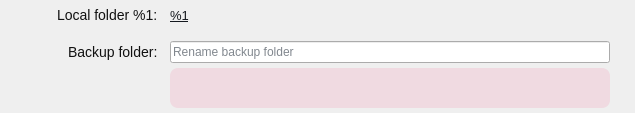
<?xml version="1.0" encoding="UTF-8"?>
<ui version="4.0">
 <class>BackupRenameWidget</class>
 <widget class="QFrame" name="BackupRenameWidget">
  <property name="geometry">
   <rect>
    <x>0</x>
    <y>0</y>
    <width>635</width>
    <height>113</height>
   </rect>
  </property>
  <property name="sizePolicy">
   <sizepolicy hsizetype="Preferred" vsizetype="Preferred">
    <horstretch>0</horstretch>
    <verstretch>0</verstretch>
   </sizepolicy>
  </property>
  <property name="toolTipDuration">
   <number>-2</number>
  </property>
  <property name="styleSheet">
   <string notr="true">QLabel
{
font-family: 'SF Pro';
}</string>
  </property>
  <layout class="QGridLayout" name="gridLayout">
   <property name="leftMargin">
    <number>57</number>
   </property>
   <property name="topMargin">
    <number>5</number>
   </property>
   <property name="rightMargin">
    <number>25</number>
   </property>
   <property name="bottomMargin">
    <number>5</number>
   </property>
   <property name="horizontalSpacing">
    <number>12</number>
   </property>
   <property name="verticalSpacing">
    <number>5</number>
   </property>
   <item row="3" column="1" alignment="Qt::AlignVCenter">
    <widget class="QLabel" name="lError">
     <property name="enabled">
      <bool>true</bool>
     </property>
     <property name="sizePolicy">
      <sizepolicy hsizetype="Preferred" vsizetype="Preferred">
       <horstretch>0</horstretch>
       <verstretch>0</verstretch>
      </sizepolicy>
     </property>
     <property name="minimumSize">
      <size>
       <width>0</width>
       <height>40</height>
      </size>
     </property>
     <property name="styleSheet">
      <string notr="true">QLabel
{
color: #DD1405; 
background-color: rgba(242, 24, 91,0.1); 
font-family: Inter; 
font-size: 12px; 
border-radius: 8px; 
border: none; 
padding-top: 3px; 
padding-bottom: 3px; 
padding-left: 4px;
padding-right:4px;
}</string>
     </property>
     <property name="text">
      <string/>
     </property>
     <property name="alignment">
      <set>Qt::AlignCenter</set>
     </property>
     <property name="wordWrap">
      <bool>true</bool>
     </property>
    </widget>
   </item>
   <item row="0" column="0" alignment="Qt::AlignRight|Qt::AlignVCenter">
    <widget class="QLabel" name="lLocalFolder">
     <property name="styleSheet">
      <string notr="true">QLabel
{
font-size:14px;
color:#111111;
}</string>
     </property>
     <property name="text">
      <string>Local folder %1:</string>
     </property>
    </widget>
   </item>
   <item row="2" column="1" alignment="Qt::AlignVCenter">
    <widget class="QLineEdit" name="leNewName">
     <property name="styleSheet">
      <string notr="true">QLineEdit
{
font-family: 'SF Pro Text';
font-size:12px;
color: #04101E;
}</string>
     </property>
     <property name="placeholderText">
      <string>Rename backup folder </string>
     </property>
    </widget>
   </item>
   <item row="2" column="0" alignment="Qt::AlignRight|Qt::AlignVCenter">
    <widget class="QLabel" name="lBackupFolder">
     <property name="styleSheet">
      <string notr="true">QLabel
{
font-size:14px;
color:#111111;
}</string>
     </property>
     <property name="text">
      <string>Backup folder:</string>
     </property>
    </widget>
   </item>
   <item row="0" column="1" alignment="Qt::AlignVCenter">
    <widget class="QLabel" name="lLocalFolderPath">
     <property name="styleSheet">
      <string notr="true">QLabel
{
font-size:13px;
color:#15191F;
}</string>
     </property>
     <property name="text">
      <string notr="true">&lt;html&gt;&lt;head/&gt;&lt;body&gt;&lt;p&gt;&lt;a href=&quot;%1&quot;&gt;&lt;span style=&quot; text-decoration: underline; color:#15191f;&quot;&gt;%1&lt;/span&gt;&lt;/a&gt;&lt;/p&gt;&lt;/body&gt;&lt;/html&gt;</string>
     </property>
     <property name="textInteractionFlags">
      <set>Qt::LinksAccessibleByKeyboard|Qt::LinksAccessibleByMouse|Qt::TextBrowserInteraction|Qt::TextSelectableByKeyboard|Qt::TextSelectableByMouse</set>
     </property>
    </widget>
   </item>
   <item row="1" column="1">
    <spacer name="verticalSpacer">
     <property name="orientation">
      <enum>Qt::Vertical</enum>
     </property>
     <property name="sizeType">
      <enum>QSizePolicy::Fixed</enum>
     </property>
     <property name="sizeHint" stdset="0">
      <size>
       <width>5</width>
       <height>10</height>
      </size>
     </property>
    </spacer>
   </item>
   <item row="3" column="0">
    <spacer name="verticalSpacer_2">
     <property name="orientation">
      <enum>Qt::Vertical</enum>
     </property>
     <property name="sizeType">
      <enum>QSizePolicy::Fixed</enum>
     </property>
     <property name="sizeHint" stdset="0">
      <size>
       <width>20</width>
       <height>30</height>
      </size>
     </property>
    </spacer>
   </item>
  </layout>
 </widget>
 <resources/>
 <connections/>
</ui>
